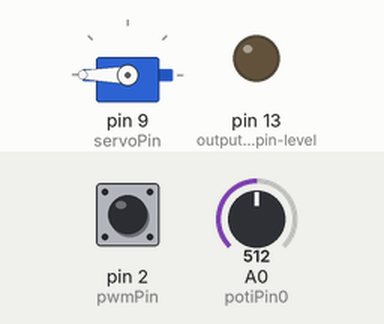
Simulated run of this sketch. Board: Arduino Uno, built with avr-gcc and run on an emulated ATmega328P. Parts: servo, output pins drawn as LEDs (lit = HIGH). The inputs (shaded band) are chosen by the test bench; at power-on: pin 2 (pwmPin) HIGH, A0 (potiPin0) = 512.

Above: at 1.2 s.
1.3 s: pin 2 (pwmPin) pulled LOW for 1 s
At 3.4 s:
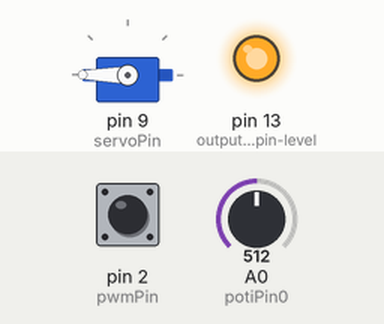
3.8 s: pin 2 (pwmPin) pulled LOW for 3.2 s
At 5.1 s:
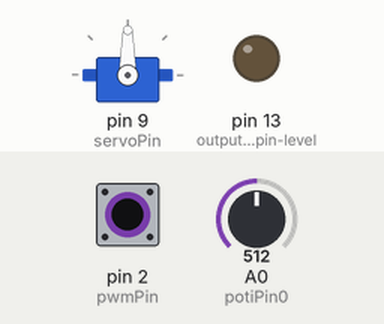
Timing chart, 0 to 8.5 s (numbered marks = the images above; inputs shaded):
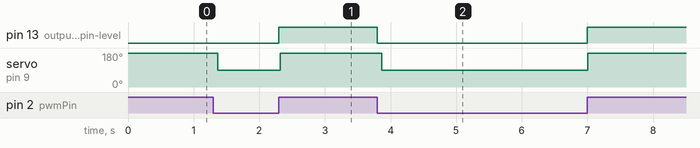

The sketch:

PlotterServoControl_PWM.ino
```cpp
/*
PlotterServoControl_PWM.ino
From https://github.com/svenhb/Plotter-ServoControl

Translates a 1% - 100% PWM signal to a RC-Servo compatible signal.
A 0% PWM signal (spindle off) sets a predefined position by a potentiometer.
Intended use: use the grbl spindle PWM signal to control a servo to lift or lower a pen.

Code adapted from https://forum.arduino.cc/t/how-do-i-read-pwm-signals-from-rx-more-efficiently/697623/18

NOTE: The servo should be powered from a separate voltage source to avoid controller reset
	  due to voltage dips caused by high servo currents!
*/

#include <Servo.h>

void isrPinChange();	// interrupt service routine

int potiPin0 = 0;  		// analog pin to connect potentiometer for position-selection 0
int potiValue;    		// variable to read the value from the analog pin
int pwmPin = 2;     	// input PWM signal from grbl-controller

int servoPin = 9;     	// output servo signal
int missingISR;			// detect missing interrupt because of PWM = 0% or 100%

uint32_t	pwmStart;
uint32_t	pwmWidth;
uint32_t	pwmMax;
uint8_t     pwmDegrees;

// there is a jitter, when counting PWM width and period, try to smooth the values
const int averageCount = 20;
int averageIndexWidth = 0;
int averageIndexMax = 0;
uint32_t averageBufferWidth[averageCount];
uint32_t averageBufferMax[averageCount];
uint32_t averageWidth;
uint32_t averageMax;

Servo myServo;			// create servo object to control a servo

void setup() {
	pinMode(pwmPin, INPUT_PULLUP);
	pinMode(LED_BUILTIN, OUTPUT);		// output PWM pin-level
	myServo.attach(servoPin);
	attachInterrupt( digitalPinToInterrupt( pwmPin ), &isrPinChange, CHANGE );
}

void loop() {
	if (missingISR > 2)			// no interrupt because of PWM = 0% or 100% ?
	{
		if ( digitalRead(pwmPin) == HIGH )
		{	pwmDegrees = 180; }
		else
		{	potiValue = analogRead(potiPin0);		// reads the potiValue of the potentiometer 0 (potiValue between 0 and 1023)
			pwmDegrees = map(potiValue, 0, 1023, 0, 180);	// scale it to use it with the servo (potiValue between 0 and 180)
		}
	}
	else
	{
		averageWidth = 0;
		averageMax = 0;
		for (int i = 0; i < averageCount; i++)
		{ 	averageWidth += averageBufferWidth[i];
			averageMax += averageBufferMax[i];
		}
		averageWidth =  averageWidth / averageCount;	// calculate average pulse-width
		averageMax = averageMax / averageCount;			// calculate average pulse-duration
		pwmDegrees = (uint8_t)map( averageWidth, 0, averageMax, 0, 180 );
	}

	myServo.write(pwmDegrees);	// sets the servo position according to the pwm signal

	missingISR++;				// counter must be cleared in ISR
	delay(20);					// waits for the servo to get there
}

void isrPinChange( void )
{
	missingISR=0;
    uint32_t timeNow = micros();
	int pwmLevel = digitalRead(pwmPin);		// get pwm level
	digitalWrite(LED_BUILTIN, pwmLevel);   	// show pwm level

    if( pwmLevel == HIGH )
    {
		pwmMax = timeNow - pwmStart;		// pulse-duration usually 1024 µs = ca. 1 kHz
        pwmStart = timeNow;
		if (pwmMax < 10000 )
		{	averageBufferMax[averageIndexMax++] = pwmMax;
			if (averageIndexMax >= averageCount)
				averageIndexMax = 0;
		}
    }
    else
    {
        pwmWidth = timeNow - pwmStart;
		if (pwmWidth <= pwmMax )
		{	averageBufferWidth[averageIndexWidth++] = pwmWidth;
			if (averageIndexWidth >= averageCount)
				averageIndexWidth = 0;
		}
    }
}
```

Measured:
- after the input at 1.3 s, pin 13 (output_PWM_pin-level): LOW → HIGH after 1.0 s; servo on pin 9 (servoPin): 180° → 90° after 0.07 s, → 180° 0.95 s later
- after the input at 3.8 s, pin 13 (output_PWM_pin-level): HIGH → LOW at once, → HIGH 3.2 s later; servo on pin 9 (servoPin): 180° → 90° after 0.06 s, → 180° 3.1 s later
